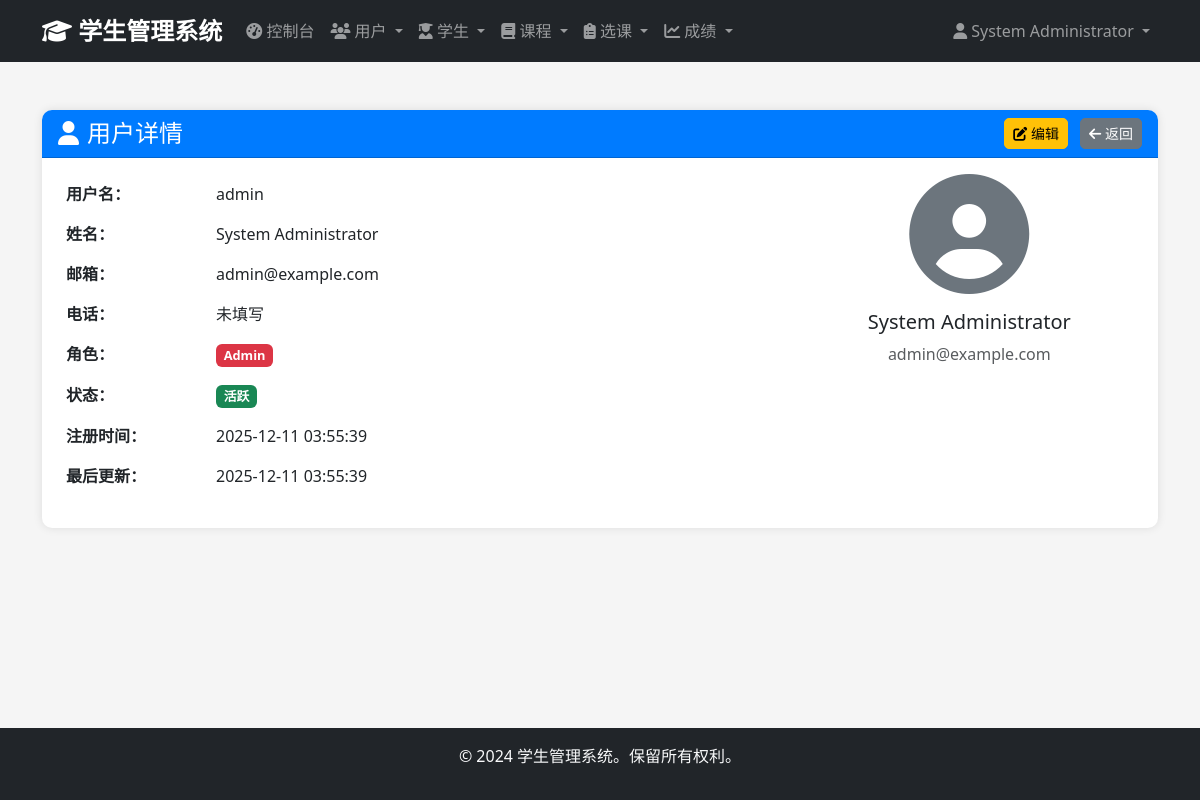
Before: /admin/users/1 (signed in) with the older database file.
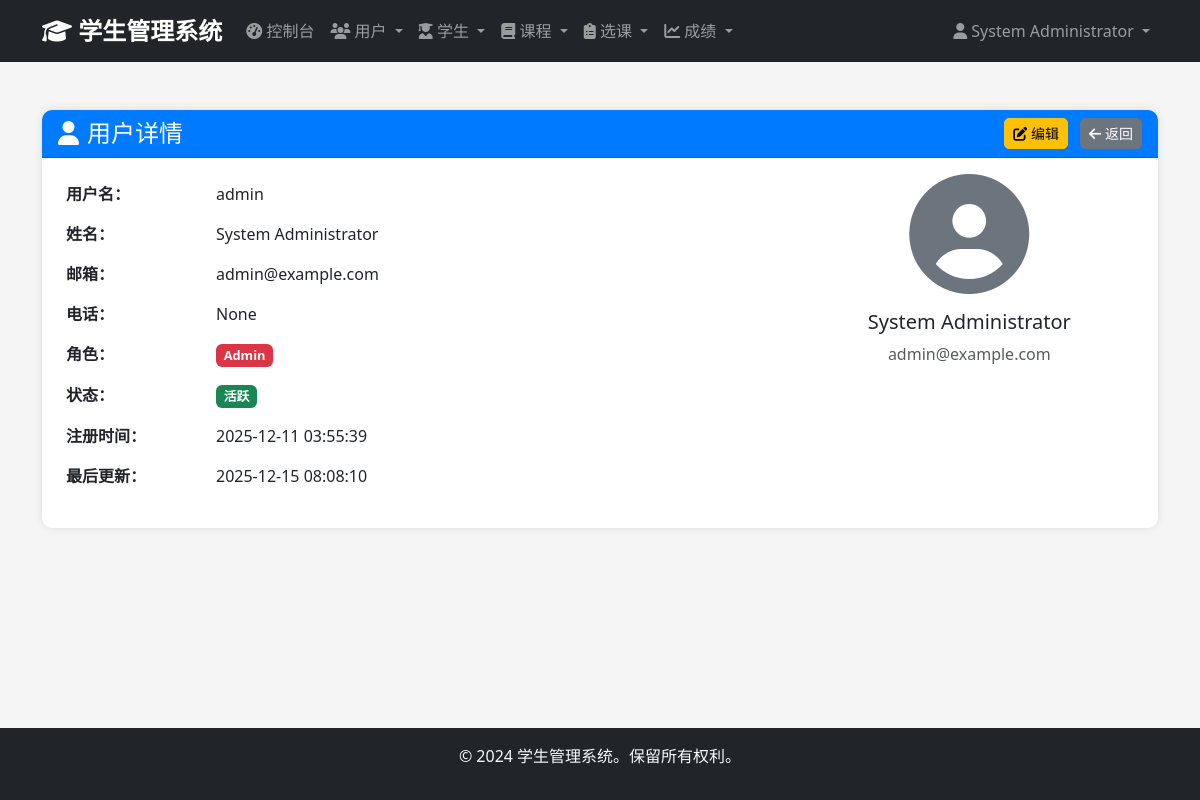
After: the same page with the newer database file.
### app/models/user.py (models this page shows, shortened)
class User(UserMixin, db.Model):
    __tablename__ = 'users'
    id = db.Column(db.Integer, primary_key=True)
    username = db.Column(db.String(50), unique=True, nullable=False)
    email = db.Column(db.String(100), unique=True, nullable=False)
    password_hash = db.Column(db.String(255), nullable=False)
    full_name = db.Column(db.String(100), nullable=False)
    phone = db.Column(db.String(20))
    role = db.Column(db.Enum('admin', 'student', name='user_role'), nullable=False, default='student')
    is_active = db.Column(db.Boolean, default=True)
    created_at = db.Column(db.DateTime, default=datetime.utcnow)
    updated_at = db.Column(db.DateTime, default=datetime.utcnow, onupdate=datetime.utcnow)
    administrator = db.relationship('Administrator', backref='user', uselist=False, cascade='all, delete-orphan')
    def is_admin(self):
        return self.role == 'admin'

### app/views/admin.py (the view)
@admin_bp.route('/users/<int:user_id>')
@login_required
@admin_required
def view_user(user_id):
    user = User.query.get_or_404(user_id)
    return render_template('admin/users/view.html', user=user)

### app/views/auth.py (called while the page is built)
def admin_required(f):
    @wraps(f)
    def decorated_function(*args, **kwargs):
        if not current_user.is_authenticated or not current_user.is_admin():
            flash('访问被拒绝。需要管理员权限。', 'error')
            return redirect(url_for('auth.login'))
        return f(*args, **kwargs)
    return decorated_function

### app/templates/admin/users/view.html (shortened to what this page needs)
{% extends "base.html" %}
{% block content %}
<div class="container mt-4">
    <div class="row">
        <div class="col-12">
            <div class="card">
                <div class="card-header d-flex justify-content-between align-items-center">
                    <h4 class="mb-0">
                        <i class="fas fa-user me-2"></i>用户详情
                    </h4>
                    <div>
                        <a href="{{ url_for('admin.edit_user', user_id=user.id) }}" class="btn btn-warning btn-sm me-2">
                            <i class="fas fa-edit"></i> 编辑
                        </a>
                        <a href="{{ url_for('admin.users') }}" class="btn btn-secondary btn-sm">
                            <i class="fas fa-arrow-left"></i> 返回
                        </a>
                    </div>
                </div>
                <div class="card-body">
                    <div class="row">
                        <div class="col-md-8">
                            <table class="table table-borderless">
                                <tr>
                                    <td width="150"><strong>用户名：</strong></td>
                                    <td>{{ user.username }}</td>
                                </tr>
                                <tr>
                                    <td><strong>姓名：</strong></td>
                                    <td>{{ user.full_name }}</td>
                                </tr>
                                <tr>
                                    <td><strong>邮箱：</strong></td>
                                    <td>{{ user.email }}</td>
                                </tr>
                                <tr>
                                    <td><strong>电话：</strong></td>
                                    <td>{{ user.phone or '未填写' }}</td>
                                </tr>
                                <tr>
                                    <td><strong>角色：</strong></td>
                                    <td>
                                        <span class="badge bg-{{ 'danger' if user.role == 'admin' else 'info' }}">
                                            {{ user.role.title() }}
                                        </span>
                                    </td>
                                </tr>
                                <tr>
                                    <td><strong>状态：</strong></td>
                                    <td>
                                        {% if user.is_active %}
                                            <span class="badge bg-success">活跃</span>
                                        {% else %}
                                            <span class="badge bg-secondary">未激活</span>
                                        {% endif %}
                                    </td>
                                </tr>
                                <tr>
                                    <td><strong>注册时间：</strong></td>
                                    <td>{{ user.created_at.strftime('%Y-%m-%d %H:%M:%S') if user.created_at else '未知' }}</td>
                                </tr>
                                <tr>
                                    <td><strong>最后更新：</strong></td>
                                    <td>{{ user.updated_at.strftime('%Y-%m-%d %H:%M:%S') if user.updated_at else '未知' }}</td>
                                </tr>
                            </table>
                        </div>
                        <div class="col-md-4">
                            <div class="text-center">
                                <div class="mb-3">
                                    <i class="fas fa-user-circle" style="font-size: 120px; color: #6c757d;"></i>
                                </div>
                                <h5>{{ user.full_name }}</h5>
                                <p class="text-muted">{{ user.email }}</p>
                            </div>
                        </div>
                    </div>
                </div>
            </div>
        </div>
    </div>
</div>
{% endblock %}

### app/templates/base.html (shortened to what this page needs)
<!DOCTYPE html>
<html lang="zh-CN">
<head>
    <link href="https://cdn.jsdelivr.net/npm/bootstrap@5.3.0/dist/css/bootstrap.min.css" rel="stylesheet">
    <link href="https://cdnjs.cloudflare.com/ajax/libs/font-awesome/6.4.0/css/all.min.css" rel="stylesheet">
    <link href="{{ url_for('static', filename='css/style.css') }}" rel="stylesheet">
</head>
<body>
    {% if current_user.is_authenticated %}
    <nav class="navbar navbar-expand-lg navbar-dark bg-dark">
        <div class="container">
            <a class="navbar-brand" href="{{ url_for('main.dashboard') }}">
                <i class="fas fa-graduation-cap"></i> 学生管理系统
            </a>
            <div class="collapse navbar-collapse" id="navbarNav">
                <ul class="navbar-nav me-auto">
                    {% if current_user.is_admin() %}
                    <li class="nav-item">
                        <a class="nav-link" href="{{ url_for('admin.dashboard') }}">
                            <i class="fas fa-tachometer-alt"></i> 控制台
                        </a>
                    </li>
                    <li class="nav-item dropdown">
                        <a class="nav-link dropdown-toggle" href="#" data-bs-toggle="dropdown">
                            <i class="fas fa-users"></i> 用户
                        </a>
                    </li>
                    <li class="nav-item dropdown">
                        <a class="nav-link dropdown-toggle" href="#" data-bs-toggle="dropdown">
                            <i class="fas fa-user-graduate"></i> 学生
                        </a>
                    </li>
                    <li class="nav-item dropdown">
                        <a class="nav-link dropdown-toggle" href="#" data-bs-toggle="dropdown">
                            <i class="fas fa-book"></i> 课程
                        </a>
                    </li>
                    <li class="nav-item dropdown">
                        <a class="nav-link dropdown-toggle" href="#" data-bs-toggle="dropdown">
                            <i class="fas fa-clipboard-list"></i> 选课
                        </a>
                    </li>
                    <li class="nav-item dropdown">
                        <a class="nav-link dropdown-toggle" href="#" data-bs-toggle="dropdown">
                            <i class="fas fa-chart-line"></i> 成绩
                        </a>
                    </li>
                    {% endif %}
                </ul>
                <ul class="navbar-nav">
                    <li class="nav-item dropdown">
                        <a class="nav-link dropdown-toggle" href="#" data-bs-toggle="dropdown">
                            <i class="fas fa-user"></i> {{ current_user.full_name }}
                        </a>
                    </li>
                </ul>
            </div>
        </div>
    </nav>
    {% endif %}
    <main class="container-fluid py-4">
        {% block content %}{% endblock %}
    </main>
    <footer class="bg-dark text-light text-center py-3 mt-auto">
        <div class="container">
            <p>&copy; 2024 学生管理系统。保留所有权利。</p>
        </div>
    </footer>
</body>
</html>

Changed rows visible on the page:
changed User "System Administrator": phone "未填写" → "None"; updated_at "2025-12-11 03:55:39" → "2025-12-15 08:08:10"
